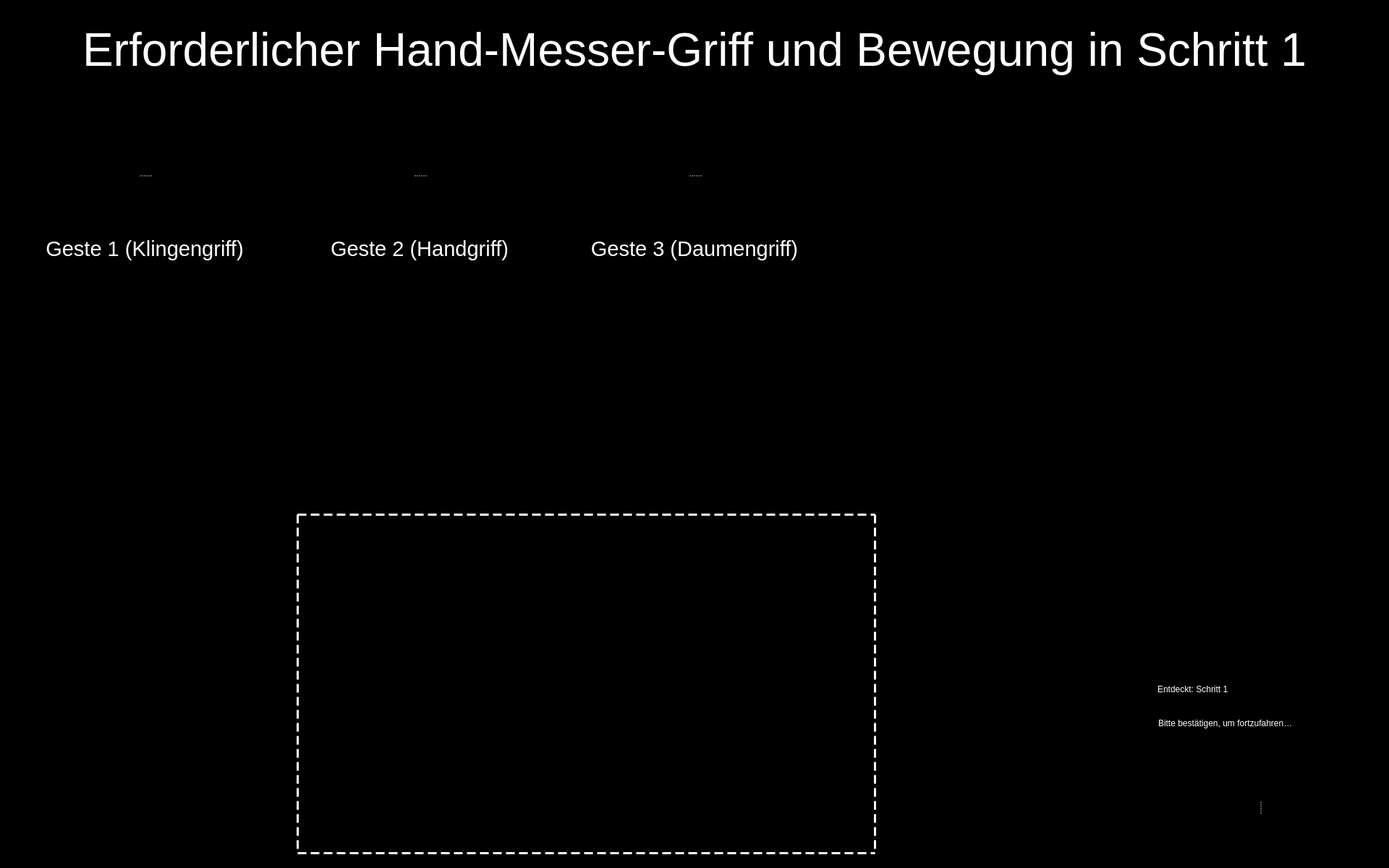
<?xml version="1.0" encoding="UTF-8"?>
<ui version="4.0">
 <class>Entry_Step_1_UI</class>
 <widget class="QWidget" name="Entry_Step_1_UI">
  <property name="windowModality">
   <enum>Qt::WindowModal</enum>
  </property>
  <property name="enabled">
   <bool>true</bool>
  </property>
  <property name="geometry">
   <rect>
    <x>0</x>
    <y>0</y>
    <width>1920</width>
    <height>1200</height>
   </rect>
  </property>
  <property name="sizePolicy">
   <sizepolicy hsizetype="Preferred" vsizetype="Preferred">
    <horstretch>0</horstretch>
    <verstretch>0</verstretch>
   </sizepolicy>
  </property>
  <property name="minimumSize">
   <size>
    <width>0</width>
    <height>0</height>
   </size>
  </property>
  <property name="maximumSize">
   <size>
    <width>1920</width>
    <height>1200</height>
   </size>
  </property>
  <property name="windowTitle">
   <string>Food Assist</string>
  </property>
  <property name="windowOpacity">
   <double>1.000000000000000</double>
  </property>
  <property name="styleSheet">
   <string notr="true">background-color: rgb(0, 0, 0);</string>
  </property>
  <widget class="QWidget" name="widget" native="true">
   <property name="geometry">
    <rect>
     <x>1540</x>
     <y>930</y>
     <width>371</width>
     <height>91</height>
    </rect>
   </property>
   <property name="styleSheet">
    <string notr="true">background-color: rgb(0, 0, 0);</string>
   </property>
   <widget class="QLabel" name="label">
    <property name="geometry">
     <rect>
      <x>10</x>
      <y>0</y>
      <width>41</width>
      <height>51</height>
     </rect>
    </property>
    <property name="styleSheet">
     <string notr="true"/>
    </property>
    <property name="text">
     <string/>
    </property>
    <property name="pixmap">
     <pixmap resource="resources/res.qrc">:/img/Icon Detected.svg</pixmap>
    </property>
    <property name="alignment">
     <set>Qt::AlignRight|Qt::AlignTrailing|Qt::AlignVCenter</set>
    </property>
   </widget>
   <widget class="QLabel" name="label_2">
    <property name="geometry">
     <rect>
      <x>60</x>
      <y>3</y>
      <width>311</width>
      <height>40</height>
     </rect>
    </property>
    <property name="styleSheet">
     <string notr="true">font: 75 28pt &quot;Arial&quot;;
color: rgb(255, 255, 255);</string>
    </property>
    <property name="text">
     <string>Entdeckt: Schritt 1</string>
    </property>
    <property name="textFormat">
     <enum>Qt::RichText</enum>
    </property>
   </widget>
   <widget class="QLabel" name="label_3">
    <property name="geometry">
     <rect>
      <x>61</x>
      <y>54</y>
      <width>321</width>
      <height>31</height>
     </rect>
    </property>
    <property name="styleSheet">
     <string notr="true">font: 14pt &quot;Arial&quot;;
color: rgb(255, 255, 255)</string>
    </property>
    <property name="text">
     <string>Bitte bestätigen, um fortzufahren…</string>
    </property>
   </widget>
  </widget>
  <widget class="QLabel" name="img_detected_step1">
   <property name="geometry">
    <rect>
     <x>1550</x>
     <y>430</y>
     <width>351</width>
     <height>411</height>
    </rect>
   </property>
   <property name="frameShape">
    <enum>QFrame::NoFrame</enum>
   </property>
   <property name="text">
    <string/>
   </property>
   <property name="pixmap">
    <pixmap resource="resources/res.qrc">:/detected steps/Detected Step1.png</pixmap>
   </property>
   <property name="scaledContents">
    <bool>true</bool>
   </property>
  </widget>
  <widget class="QLabel" name="label_8">
   <property name="geometry">
    <rect>
     <x>410</x>
     <y>710</y>
     <width>801</width>
     <height>471</height>
    </rect>
   </property>
   <property name="styleSheet">
    <string notr="true">border :3px solid white;
border-style : dashed;
background-color: rgb(0, 0, 0, 0);</string>
   </property>
   <property name="text">
    <string/>
   </property>
  </widget>
  <widget class="QWidget" name="widget_2" native="true">
   <property name="geometry">
    <rect>
     <x>1559</x>
     <y>1030</y>
     <width>361</width>
     <height>161</height>
    </rect>
   </property>
   <property name="styleSheet">
    <string notr="true">background-color: rgb(0,0,0);</string>
   </property>
   <widget class="QSplitter" name="splitter">
    <property name="geometry">
     <rect>
      <x>10</x>
      <y>10</y>
      <width>345</width>
      <height>150</height>
     </rect>
    </property>
    <property name="frameShape">
     <enum>QFrame::NoFrame</enum>
    </property>
    <property name="frameShadow">
     <enum>QFrame::Plain</enum>
    </property>
    <property name="lineWidth">
     <number>0</number>
    </property>
    <property name="orientation">
     <enum>Qt::Horizontal</enum>
    </property>
    <property name="opaqueResize">
     <bool>false</bool>
    </property>
    <property name="handleWidth">
     <number>45</number>
    </property>
    <property name="childrenCollapsible">
     <bool>false</bool>
    </property>
    <widget class="QPushButton" name="button_yes">
     <property name="enabled">
      <bool>true</bool>
     </property>
     <property name="minimumSize">
      <size>
       <width>81</width>
       <height>81</height>
      </size>
     </property>
     <property name="maximumSize">
      <size>
       <width>150</width>
       <height>150</height>
      </size>
     </property>
     <property name="cursor">
      <cursorShape>OpenHandCursor</cursorShape>
     </property>
     <property name="focusPolicy">
      <enum>Qt::WheelFocus</enum>
     </property>
     <property name="contextMenuPolicy">
      <enum>Qt::DefaultContextMenu</enum>
     </property>
     <property name="icon">
      <iconset resource="resources/res.qrc">
       <normaloff>:/buttons/Button Yes.svg</normaloff>:/buttons/Button Yes.svg</iconset>
     </property>
     <property name="iconSize">
      <size>
       <width>144</width>
       <height>144</height>
      </size>
     </property>
     <property name="autoDefault">
      <bool>false</bool>
     </property>
     <property name="default">
      <bool>false</bool>
     </property>
     <property name="flat">
      <bool>true</bool>
     </property>
    </widget>
    <widget class="QPushButton" name="button_no">
     <property name="enabled">
      <bool>true</bool>
     </property>
     <property name="minimumSize">
      <size>
       <width>81</width>
       <height>81</height>
      </size>
     </property>
     <property name="maximumSize">
      <size>
       <width>150</width>
       <height>150</height>
      </size>
     </property>
     <property name="cursor">
      <cursorShape>OpenHandCursor</cursorShape>
     </property>
     <property name="focusPolicy">
      <enum>Qt::WheelFocus</enum>
     </property>
     <property name="contextMenuPolicy">
      <enum>Qt::DefaultContextMenu</enum>
     </property>
     <property name="icon">
      <iconset resource="resources/res.qrc">
       <normaloff>:/buttons/Button No.svg</normaloff>:/buttons/Button No.svg</iconset>
     </property>
     <property name="iconSize">
      <size>
       <width>144</width>
       <height>144</height>
      </size>
     </property>
     <property name="autoDefault">
      <bool>false</bool>
     </property>
     <property name="default">
      <bool>false</bool>
     </property>
     <property name="flat">
      <bool>true</bool>
     </property>
    </widget>
   </widget>
  </widget>
  <widget class="QLabel" name="label_text_1">
   <property name="geometry">
    <rect>
     <x>40</x>
     <y>20</y>
     <width>1840</width>
     <height>100</height>
    </rect>
   </property>
   <property name="font">
    <font>
     <family>Arial</family>
     <pointsize>48</pointsize>
     <weight>9</weight>
     <italic>false</italic>
     <bold>false</bold>
    </font>
   </property>
   <property name="styleSheet">
    <string notr="true">font: 75 48pt &quot;Arial&quot;;
color: rgb(255, 255, 255);</string>
   </property>
   <property name="text">
    <string>Erforderlicher Hand-Messer-Griff und Bewegung in Schritt 1</string>
   </property>
   <property name="textFormat">
    <enum>Qt::RichText</enum>
   </property>
   <property name="alignment">
    <set>Qt::AlignCenter</set>
   </property>
   <property name="wordWrap">
    <bool>true</bool>
   </property>
  </widget>
  <widget class="QSplitter" name="splitter_3">
   <property name="geometry">
    <rect>
     <x>420</x>
     <y>160</y>
     <width>320</width>
     <height>282</height>
    </rect>
   </property>
   <property name="orientation">
    <enum>Qt::Vertical</enum>
   </property>
   <widget class="QLabel" name="image_required_2">
    <property name="maximumSize">
     <size>
      <width>320</width>
      <height>240</height>
     </size>
    </property>
    <property name="text">
     <string/>
    </property>
    <property name="pixmap">
     <pixmap resource="resources/res.qrc">:/img/left_step1_gesture2.png</pixmap>
    </property>
    <property name="scaledContents">
     <bool>true</bool>
    </property>
   </widget>
   <widget class="QLabel" name="text_required_2">
    <property name="font">
     <font>
      <family>Arial</family>
      <pointsize>22</pointsize>
      <weight>9</weight>
      <italic>false</italic>
      <bold>false</bold>
     </font>
    </property>
    <property name="styleSheet">
     <string notr="true">font: 75 22pt &quot;Arial&quot;;
color: rgb(255, 255, 255);</string>
    </property>
    <property name="text">
     <string>Geste 2 (Handgriff)</string>
    </property>
    <property name="textFormat">
     <enum>Qt::PlainText</enum>
    </property>
    <property name="alignment">
     <set>Qt::AlignCenter</set>
    </property>
    <property name="wordWrap">
     <bool>true</bool>
    </property>
   </widget>
  </widget>
  <widget class="QSplitter" name="splitter_4">
   <property name="geometry">
    <rect>
     <x>800</x>
     <y>160</y>
     <width>320</width>
     <height>282</height>
    </rect>
   </property>
   <property name="orientation">
    <enum>Qt::Vertical</enum>
   </property>
   <widget class="QLabel" name="image_required_3">
    <property name="maximumSize">
     <size>
      <width>320</width>
      <height>240</height>
     </size>
    </property>
    <property name="text">
     <string/>
    </property>
    <property name="pixmap">
     <pixmap resource="resources/res.qrc">:/img/left_step1_gesture3.png</pixmap>
    </property>
    <property name="scaledContents">
     <bool>true</bool>
    </property>
   </widget>
   <widget class="QLabel" name="text_required_3">
    <property name="font">
     <font>
      <family>Arial</family>
      <pointsize>22</pointsize>
      <weight>9</weight>
      <italic>false</italic>
      <bold>false</bold>
     </font>
    </property>
    <property name="styleSheet">
     <string notr="true">font: 75 22pt &quot;Arial&quot;;
color: rgb(255, 255, 255);</string>
    </property>
    <property name="text">
     <string>Geste 3 (Daumengriff)</string>
    </property>
    <property name="textFormat">
     <enum>Qt::PlainText</enum>
    </property>
    <property name="alignment">
     <set>Qt::AlignCenter</set>
    </property>
    <property name="wordWrap">
     <bool>true</bool>
    </property>
   </widget>
  </widget>
  <widget class="QSplitter" name="splitter_2">
   <property name="geometry">
    <rect>
     <x>40</x>
     <y>160</y>
     <width>320</width>
     <height>282</height>
    </rect>
   </property>
   <property name="orientation">
    <enum>Qt::Vertical</enum>
   </property>
   <widget class="QLabel" name="image_required_1">
    <property name="maximumSize">
     <size>
      <width>320</width>
      <height>240</height>
     </size>
    </property>
    <property name="text">
     <string/>
    </property>
    <property name="pixmap">
     <pixmap resource="resources/res.qrc">:/img/left_step1_gesture1.png</pixmap>
    </property>
    <property name="scaledContents">
     <bool>true</bool>
    </property>
   </widget>
   <widget class="QLabel" name="text_required_1">
    <property name="font">
     <font>
      <family>Arial</family>
      <pointsize>22</pointsize>
      <weight>9</weight>
      <italic>false</italic>
      <bold>false</bold>
     </font>
    </property>
    <property name="styleSheet">
     <string notr="true">font: 75 22pt &quot;Arial&quot;;
color: rgb(255, 255, 255);</string>
    </property>
    <property name="text">
     <string>Geste 1 (Klingengriff)</string>
    </property>
    <property name="textFormat">
     <enum>Qt::PlainText</enum>
    </property>
    <property name="alignment">
     <set>Qt::AlignCenter</set>
    </property>
    <property name="wordWrap">
     <bool>true</bool>
    </property>
   </widget>
  </widget>
 </widget>
 <resources>
  <include location="resources/res.qrc"/>
 </resources>
 <connections/>
</ui>
